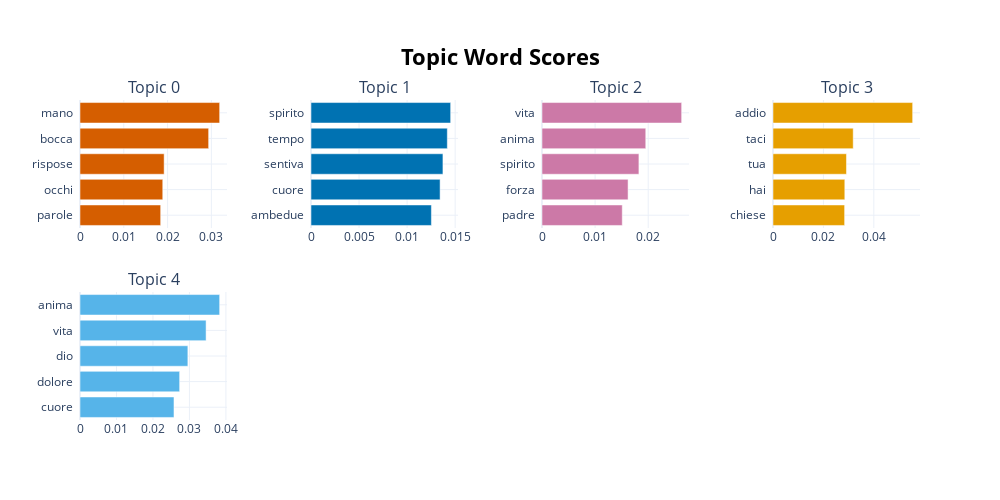

The code cell stored with this chart in its notebook:
### Code cell
topic_model.visualize_barchart(top_n_topics=5)

### Figure 1 — Plotly figure (JSON) as saved in the notebook; plotly's stock layout.template omitted (floating-point values rounded to 4 significant figures)
{"data": [{"marker": {"color": "#D55E00"}, "orientation": "h", "type": "bar", "x": [0.01842, 0.0189, 0.01922, 0.02938, 0.03189], "xaxis": "x", "y": ["parole  ", "occhi  ", "rispose  ", "bocca  ", "mano  "], "yaxis": "y"}, {"marker": {"color": "#0072B2"}, "orientation": "h", "type": "bar", "x": [0.01253, 0.01343, 0.01373, 0.01418, 0.01453], "xaxis": "x2", "y": ["ambedue  ", "cuore  ", "sentiva  ", "tempo  ", "spirito  "], "yaxis": "y2"}, {"marker": {"color": "#CC79A7"}, "orientation": "h", "type": "bar", "x": [0.01511, 0.01621, 0.01825, 0.01954, 0.0263], "xaxis": "x3", "y": ["padre  ", "forza  ", "spirito  ", "anima  ", "vita  "], "yaxis": "y3"}, {"marker": {"color": "#E69F00"}, "orientation": "h", "type": "bar", "x": [0.02841, 0.02849, 0.02915, 0.03182, 0.0554], "xaxis": "x4", "y": ["chiese  ", "hai  ", "tua  ", "taci  ", "addio  "], "yaxis": "y4"}, {"marker": {"color": "#56B4E9"}, "orientation": "h", "type": "bar", "x": [0.02576, 0.02732, 0.02957, 0.03456, 0.03828], "xaxis": "x5", "y": ["cuore  ", "dolore  ", "dio  ", "vita  ", "anima  "], "yaxis": "y5"}], "layout": {"annotations": [{"font": {"size": 16}, "showarrow": false, "text": "Topic 0", "x": 0.0875, "xanchor": "center", "xref": "paper", "y": 1, "yanchor": "bottom", "yref": "paper"}, {"font": {"size": 16}, "showarrow": false, "text": "Topic 1", "x": 0.3625, "xanchor": "center", "xref": "paper", "y": 1, "yanchor": "bottom", "yref": "paper"}, {"font": {"size": 16}, "showarrow": false, "text": "Topic 2", "x": 0.6375, "xanchor": "center", "xref": "paper", "y": 1, "yanchor": "bottom", "yref": "paper"}, {"font": {"size": 16}, "showarrow": false, "text": "Topic 3", "x": 0.9125, "xanchor": "center", "xref": "paper", "y": 1, "yanchor": "bottom", "yref": "paper"}, {"font": {"size": 16}, "showarrow": false, "text": "Topic 4", "x": 0.0875, "xanchor": "center", "xref": "paper", "y": 0.4, "yanchor": "bottom", "yref": "paper"}], "height": 500, "hoverlabel": {"bgcolor": "white", "font": {"family": "Rockwell", "size": 16}}, "showlegend": false, "title": {"font": {"color": "Black", "size": 22}, "text": "<b>Topic Word Scores", "x": 0.5, "xanchor": "center", "yanchor": "top"}, "width": 1000, "xaxis": {"anchor": "y", "domain": [0, 0.175], "showgrid": true}, "xaxis2": {"anchor": "y2", "domain": [0.275, 0.45], "showgrid": true}, "xaxis3": {"anchor": "y3", "domain": [0.55, 0.725], "showgrid": true}, "xaxis4": {"anchor": "y4", "domain": [0.825, 1], "showgrid": true}, "xaxis5": {"anchor": "y5", "domain": [0, 0.175], "showgrid": true}, "xaxis6": {"anchor": "y6", "domain": [0.275, 0.45], "showgrid": true}, "xaxis7": {"anchor": "y7", "domain": [0.55, 0.725], "showgrid": true}, "xaxis8": {"anchor": "y8", "domain": [0.825, 1], "showgrid": true}, "yaxis": {"anchor": "x", "domain": [0.6, 1], "showgrid": true}, "yaxis2": {"anchor": "x2", "domain": [0.6, 1], "showgrid": true}, "yaxis3": {"anchor": "x3", "domain": [0.6, 1], "showgrid": true}, "yaxis4": {"anchor": "x4", "domain": [0.6, 1], "showgrid": true}, "yaxis5": {"anchor": "x5", "domain": [0, 0.4], "showgrid": true}, "yaxis6": {"anchor": "x6", "domain": [0, 0.4], "showgrid": true}, "yaxis7": {"anchor": "x7", "domain": [0, 0.4], "showgrid": true}, "yaxis8": {"anchor": "x8", "domain": [0, 0.4], "showgrid": true}}}
